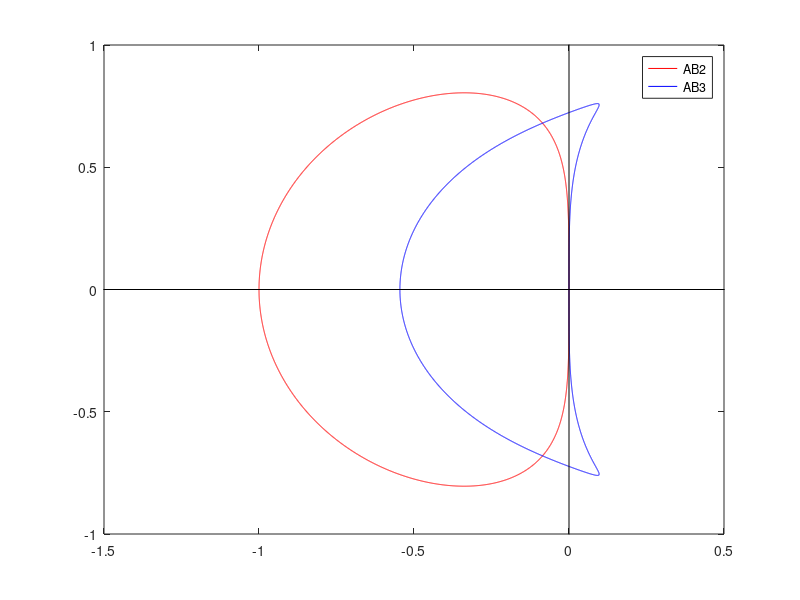

Here is the MATLAB script that generated this plot:

% plot AB stability regions
theta = 0:0.001:2*pi;
z = exp(i*theta);

% AB2
% compute coefficients of integral of interpolant
A = [[ 1 -1];[1 0]];
cAB2 = [1 1/2]/A;

% compute margin of stability
nuAB2 = (z.^2-z)./(cAB2(2)*z+cAB2(1));

% AB3
% compute coefficients of integral of interpolant
A = [[1 -2 4];[1 -1 1];[1 0 0]];
cAB3 = [1 1/2 1/3]/A;

% compute margin of stability
nuAB3 = (z.^3-z.^2)./(cAB3(3)*z.^2 + cAB3(2)*z + cAB3(1));

% plot regions
plot(real(nuAB2),imag(nuAB2), 'r-');
hold on;
plot(real(nuAB3),imag(nuAB3), 'b-');

% plot axis
plot([0 0], [-10 10], 'k-');
plot([-10 10], [0 0], 'k-');
axis([-1.5 .5 -1 1]);
hold off;
legend('AB2', 'AB3')
